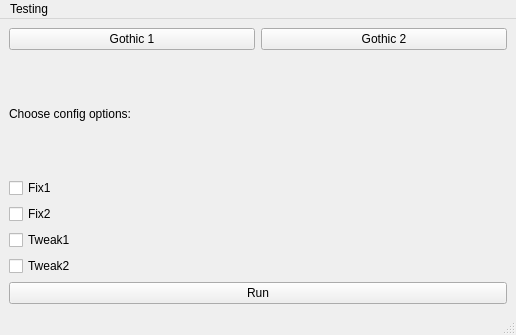
<?xml version="1.0" encoding="UTF-8"?>
<ui version="4.0">
 <class>MainWindow</class>
 <widget class="QMainWindow" name="MainWindow">
  <property name="geometry">
   <rect>
    <x>0</x>
    <y>0</y>
    <width>516</width>
    <height>335</height>
   </rect>
  </property>
  <property name="windowTitle">
   <string>MainWindow</string>
  </property>
  <widget class="QWidget" name="centralwidget">
   <layout class="QGridLayout" name="gridLayout">
    <item row="0" column="0">
     <layout class="QHBoxLayout" name="horizontalLayout">
      <item>
       <widget class="QPushButton" name="pushButton_2">
        <property name="text">
         <string>Gothic 1</string>
        </property>
       </widget>
      </item>
      <item>
       <widget class="QPushButton" name="pushButton">
        <property name="text">
         <string>Gothic 2</string>
        </property>
       </widget>
      </item>
     </layout>
    </item>
    <item row="1" column="0">
     <widget class="QLabel" name="label">
      <property name="text">
       <string>Choose config options:</string>
      </property>
     </widget>
    </item>
    <item row="2" column="0">
     <layout class="QVBoxLayout" name="verticalLayout">
      <item>
       <widget class="QCheckBox" name="checkBox_2">
        <property name="text">
         <string>Fix1</string>
        </property>
       </widget>
      </item>
      <item>
       <widget class="QCheckBox" name="checkBox_4">
        <property name="text">
         <string>Fix2</string>
        </property>
       </widget>
      </item>
      <item>
       <widget class="QCheckBox" name="checkBox_3">
        <property name="text">
         <string>Tweak1</string>
        </property>
       </widget>
      </item>
      <item>
       <widget class="QCheckBox" name="checkBox">
        <property name="text">
         <string>Tweak2</string>
        </property>
       </widget>
      </item>
     </layout>
    </item>
    <item row="3" column="0">
     <widget class="QPushButton" name="pushButton_3">
      <property name="text">
       <string>Run</string>
      </property>
     </widget>
    </item>
   </layout>
  </widget>
  <widget class="QMenuBar" name="menubar">
   <property name="geometry">
    <rect>
     <x>0</x>
     <y>0</y>
     <width>516</width>
     <height>24</height>
    </rect>
   </property>
   <widget class="QMenu" name="menuTesting">
    <property name="title">
     <string>Testing</string>
    </property>
    <addaction name="separator"/>
    <addaction name="separator"/>
   </widget>
   <addaction name="menuTesting"/>
  </widget>
  <widget class="QStatusBar" name="statusbar"/>
 </widget>
 <resources/>
 <connections/>
</ui>
